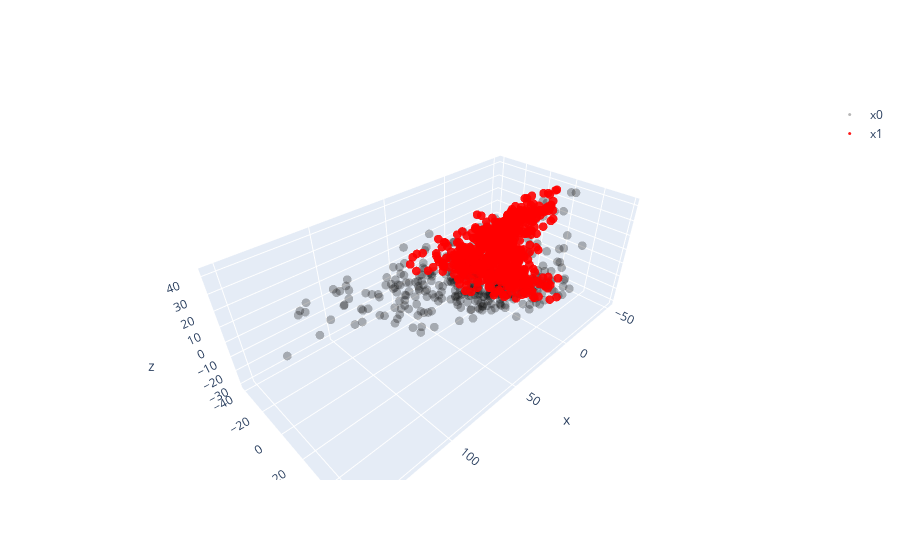

Notebook code for this chart:
### Code cell
import plotly.graph_objects as go
N = 7
x = []
# for n in range(N):

x0 = go.Scatter3d(x=reduced_data[classes==-1,0], 
                     y=reduced_data[classes==-1,1], 
                     z=reduced_data[classes==-1,2], 
                    mode='markers', name='x0', 
                    marker=dict(
                        color='#111111',
                        size=3,
                        opacity=0.3))

x1 = go.Scatter3d(x=reduced_data[classes==0,0], 
                    y=reduced_data[classes==0,1], 
                    z=reduced_data[classes==0,2], 
                    mode='markers', name='x1', 
                    marker=dict(
                        color='#ff0000',
                        size=3,
                        opacity=0.9))

x2 = go.Scatter3d(x=reduced_data[classes==1,0], 
                     y=reduced_data[classes==1,1], 
                     z=reduced_data[classes==1,2], 
                    mode='markers', name='x2', 
                    marker=dict(
                        color='#00ff00',
                        size=3,
                        opacity=0.9))

x3 = go.Scatter3d(x=reduced_data[classes==2,0], 
                    y=reduced_data[classes==2,1], 
                    z=reduced_data[classes==2,2], 
                    mode='markers', name='x3', 
                    marker=dict(
                        color='#0000ff',
                        size=3,
                        opacity=0.9))

# x4 = go.Scatter3d(x=reduced_data[classes==3,0], 
#                     y=reduced_data[classes==3,1], 
#                     z=reduced_data[classes==3,2], 
#                     mode='markers', name='x4', 
#                     marker=dict(
#                         color='rgb(200,200,0)',
#                         size=3,
#                         opacity=0.9))

fig = go.Figure(data=[x0, x1, x2])
fig.show()

### Figure 1 — Plotly figure (JSON) as saved in the notebook; plotly's stock layout.template omitted (floating-point values rounded to 4 significant figures; data arrays with more than 128 entries replaced by an {"elided": "..."} marker saying what was removed)
{"data": [{"marker": {"color": "#111111", "opacity": 0.3, "size": 3}, "mode": "markers", "name": "x0", "type": "scatter3d", "x": {"elided": "380 float values"}, "y": {"elided": "380 float values"}, "z": {"elided": "380 float values"}}, {"marker": {"color": "#ff0000", "opacity": 0.9, "size": 3}, "mode": "markers", "name": "x1", "type": "scatter3d", "x": {"elided": "620 float values"}, "y": {"elided": "620 float values"}, "z": {"elided": "620 float values"}}, {"marker": {"color": "#00ff00", "opacity": 0.9, "size": 3}, "mode": "markers", "name": "x2", "type": "scatter3d", "x": [], "y": [], "z": []}], "layout": {}}
